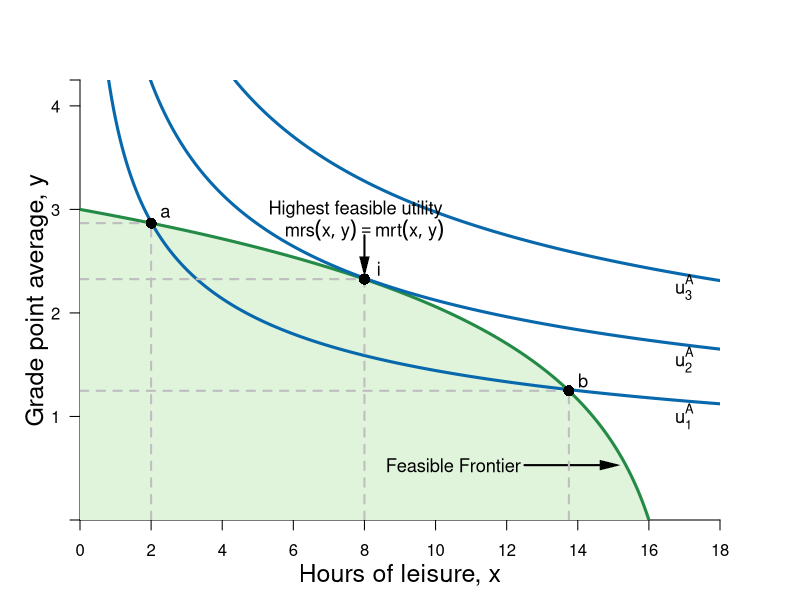

R code for this plot:

#Graph Designer: Simon Halliday & Madeleine Wettach '20
#Authors: Bowles, Foley and Halliday
#Title: Microeconomics: Competition, Conflict and Coordination

library(shape)
pdf(file = "constrained_optimization/step_by_step_graphs_3/ff_indifference_step4.pdf", width = 8, height = 8)

#Set parameters for graphics
axislabelsize <- 1.5
labelsize <- 1.1
graphlinewidth <- 3
segmentlinewidth <- 2

COL <- c("#7fc97f", "#beaed4", "#fdc086", "#ffff99", "#386cb0", "#f0027f", "#bf5b17", "#666666")
COLA <- c("#e0f3db", "#99d8c9","#66c2a4","#41ae76", "#238b45", "#005824")
COLB <- c("#4eb3d3", "#2b8cbe", "#0868ac","#084081")

#Edited the margins to cater for the larger LHS labels
par(mar =  c(4, 4, 4, 4))

#Change this to make it log of l 

# ppf <- function(l, k = 0.5) {
#   k * (1/l)
# }

ppf <- function(x, k = 1.058868, maxx = 17) {
  k*(log(maxx -  x))
}

uFn <- function(x, y, alpha = 0.3){
  (x^alpha)*(y^(1-alpha))
}

ylims <- c(0, 4.25)
xlims <- c(0, 18)

npts <- 501 
x <- seq(xlims[1], xlims[2], length.out = npts)
y <- seq(ylims[1], ylims[2], length.out = npts) 
#a <- c(3.5, 4.58, 5.5) #alpha = 0.5
#a <- c(3, 3.9, 5) #alpha = 0.4
a <- c(2.58, 3.38, 4.28) #alpha = 0.3

plot(0, 0, xlim = xlims, ylim = ylims, type = "n",
     xlab = expression(paste("")),
     ylab = expression(paste("")), 
     xaxt = "n", 
     yaxt = "n", 
     cex.lab = axislabelsize, 
     bty = "n", 
     xaxs="i", 
     yaxs="i"
)


# ticksy <- seq(from = 0, to = ylims[2], by = 1)
# ylabels <- seq(from = 0, to = ylims[2], by = 1)
ticksx <- seq(from = 0, to = xlims[2], by = 2)
xlabels <- seq(from = 0, to = xlims[2], by = 2)
ticksy <- c(ylims[1], 1, 2, 3, 4, ylims[2])
ylabels <- c(NA, 1, 2, 3, 4, NA)
# ticksx <- c(xlims[1], 5.25, 8.944272, xlims[2])
# xlabels <- c(NA, expression(paste(x,"*")), expression(paste(bar(x))), NA)

axis(1, at = ticksx, pos = 0, labels = xlabels)
axis(2, at = ticksy, pos = 0, labels = ylabels, las = 1)

npts <- 500 
xx1 <- seq(xlims[1], xlims[2], length.out = npts)
xx2 <- seq(0, xlims[2], length.out = npts)
xx3 <- seq(xlims[1], 0, length.out = npts)
xx4 <- seq(-11, 0, length.out = npts)

#Draw the polygon for shading the feasible set
xpoly1 <- seq(from = xlims[1], to = 16, length.out = 500)
ypoly1 <- ppf(xpoly1, k = 1.058868, maxx = 17)
polygon(x = c(xpoly1, xpoly1[1]), y = c(ypoly1, rev(ypoly1)[1]), col=COLA[1], density=NULL, border = NA)

#Draw the graphs
lines(xx1, ppf(xx1, k = 1.058868, maxx = 17), col = COLA[5], lwd = graphlinewidth)
#lines(xx2, fishProd(xx2, k = 2), col = COLB[3], lwd = graphlinewidth)
#lines(xx3, feasibleLabor(xx3, time = 10), col = COL[3], lwd = graphlinewidth)
#lines(xx4, manufactureProd(xx4, k = 0.1, alpha = 2), col = COLB[4], lwd = graphlinewidth)

#Label the feasible frontier
text(10.5, 0.53, expression("Feasible Frontier"), cex = labelsize)
Arrows(12.5, 0.53, 14.9, 0.53, col = "black", lty = 1, lwd = 2, arr.type = "triangle", arr.lwd = 0.5)

contour(x, y, 
        outer(x, y, uFn),
        drawlabels = FALSE,
        col = COLB[3],
        lwd = graphlinewidth,
        levels = a, 
        xaxs="i", 
        yaxs="i", 
        add = TRUE)
#Step by Step comments
text(7.75, 3.0, expression(paste("Highest feasible utility")), xpd = TRUE, cex = 1.1)

#Axis labels
mtext(expression(paste("Hours of leisure, ", x)), side = 1, line = 2.5, cex = axislabelsize)
text(-1.2, 0.5*ylims[2], expression(paste("Grade point average, ", y)), xpd = TRUE, cex = axislabelsize, srt = 90) 

#Add mrs = mrt at i
text(8, 2.8, expression(paste(mrs(x,y) == mrt(x,y))), cex = labelsize)
Arrows(8, 2.75, 8, 2.45, col = "black", lty = 1, lwd = 2, arr.type = "triangle", arr.lwd = 0.5)

#Label the indifference curves
text(17, 1, expression(u[1]^A), cex = labelsize)
text(17, 1.55, expression(u[2]^A), cex = labelsize)
text(17, 2.25, expression(u[3]^A), cex = labelsize)

#Annotate max u point on feasibility frontier
text(8.4, ppf(8) + 0.1, expression(paste(i)), cex = labelsize)
segments(8, 0, 8, ppf(x = 8), lty = 2, col = "gray", lwd = segmentlinewidth)
segments(0, ppf(x = 8), 8, ppf(x = 8), lty = 2, col = "gray", lwd = segmentlinewidth)
points(8, ppf(x = 8), pch = 16, col = "black", cex = 1.5)

text(2.4, ppf(2) + 0.1, expression(paste(a)), cex = labelsize)
segments(2, 0, 2, ppf(x = 2), lty = 2, col = "gray", lwd = segmentlinewidth)
segments(0, ppf(x = 2), 2, ppf(x = 2), lty = 2, col = "gray", lwd = segmentlinewidth)
points(2, ppf(x = 2), pch = 16, col = "black", cex = 1.5)


text(14.15, ppf(13.75) + 0.1, expression(paste(b)), cex = labelsize)
segments(13.75, 0, 13.75, ppf(x = 13.75), lty = 2, col = "gray", lwd = segmentlinewidth)
segments(0, ppf(x = 13.75), 13.75, ppf(x = 13.75), lty = 2, col = "gray", lwd = segmentlinewidth)
points(13.75, ppf(x = 13.75), pch = 16, col = "black", cex = 1.5)



dev.off()
